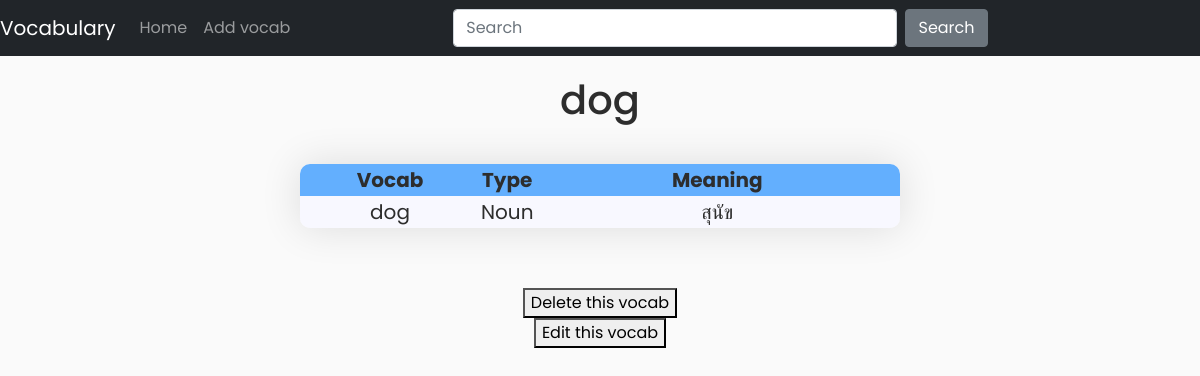
/vocab/2/, run on an earlier commit of the app's database.
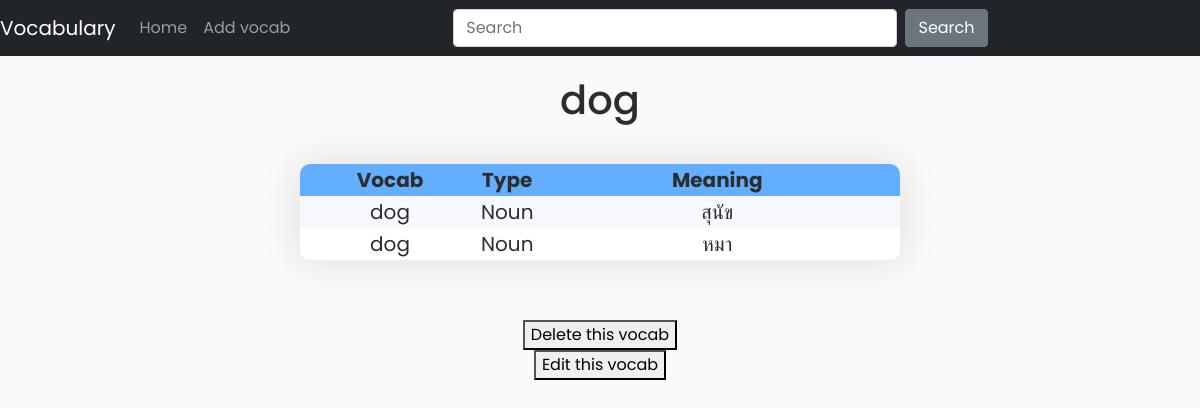
And on a later commit of the database.
### vocab/models.py (models this page shows, shortened)
class Vocab(models.Model):
    vocab_text = models.CharField(max_length=200)
    pub_date = models.DateTimeField('date published', default=timezone.now)
    def get_meaning_type(self):
        meaning_list = list(self.meaning.filter(vocab=self.id))
        return meaning_list

class Mean(models.Model):
    vocab = models.ForeignKey(
        Vocab, related_name='meaning', on_delete=models.CASCADE)
    type = models.CharField(max_length=200)
    means_text = models.CharField(max_length=400)

### vocab/views.py (the view)
# urls.py: path('<int:vocab_id>/', views.detail, name='detail'),
def detail(request, vocab_id): # show detail about that vocab
    word = Vocab.objects.get(pk=vocab_id)
    word_mean = word.get_meaning_type()
    vocab_detail = [{'vocab_text':word.vocab_text, 'vocab_mean':word_mean}]
    return render(request, 'vocab/detail.html', {
        'vocabulary': vocab_detail,
        'vocab': word
    })

### vocab/templates/vocab/detail.html (shortened to what this page needs)
{% extends 'vocab/base.html' %}
{% load static %}
{% block style %}
<link rel="stylesheet" type="text/css" href="{% static 'vocab/css/detail.css' %}">
{% endblock %}
{% block content %}
<nav class="navbar navbar-expand-lg navbar-dark bg-dark">
    <a class="navbar-brand" href="{% url 'vocab:index' %}" data-abc="true">Vocabulary</a>
    <div class="collapse navbar-collapse" id="navbarColor02">
        <ul class="navbar-nav me-5 mb-2 mb-lg-0">
            <li class="nav-item active">
                <a class="nav-link" href="{% url 'vocab:index' %}" data-abc="true">Home</a>
            </li>
            <li class="nav-item">
                <a class="nav-link" href="{% url 'vocab:add' %}" data-abc="true">Add vocab</a>
            </li>
        </ul>
        <form class="d-inline w-50 d-flex" action="{% url 'vocab:search' %}" method="get">
            <input class="form-control me-2" name="search_box" type="search" placeholder="Search" aria-label="Search">
            <button class="btn btn-secondary" type="submit">Search</button>
        </form>
    </div>
</nav>
<h1>{{ vocab.vocab_text }}</h1>
<div class="table-container">
    <table id="temp-table">
        <tr>
            <th class="column1">Vocab</th>
            <th class="column2">Type</th>
            <th class="column3">Meaning</th>
        </tr>
        {% for vocab in vocabulary %}
            {% for v in vocab.vocab_mean %}
                <tr>
                    <td class="column1">{{ vocab.vocab_text }}</td>
                    <td class="column2">{{ v.type }}</td>
                    <td class="column3">{{ v.means_text }}</td></tr>
            {% endfor %}
        {% endfor %}
    </table>
</div>
<div class="delete_vocab">
    <a href="{% url 'vocab:delete' vocab.id %}">
        <button>Delete this vocab</button>
    </a>
</div>
<div class="edit_vocab">
    <a href="{% url 'vocab:edit' vocab.id %}">
        <button>Edit this vocab</button>
    </a>
</div>
{% endblock %}

### vocab/templates/vocab/base.html (shortened to what this page needs)
<!DOCTYPE html>
<html lang="en">
<head>
    <link href="https://cdn.jsdelivr.net/npm/bootstrap@5.0.0-beta2/dist/css/bootstrap.min.css" rel="stylesheet"
>
    <link href="https://maxcdn.bootstrapcdn.com/font-awesome/4.2.0/css/font-awesome.min.css" rel="stylesheet">
    {% block style %}
    {% endblock %}
</head>
<body>
    {% block content %}
    {% endblock %}
</body>
</html>

### vocab/static/vocab/css/detail.css (style rules this page uses)
body { background-color: #fafafa; color:#2D2D2D; margin:0; padding:0; transition: background-color 0.5s ease; font-family: 'Poppins', 'Mitr', sans-serif; }
.navbar form { margin-left: 10%; }
h1 { margin: 20px; text-align: center; }
.table-container { padding-top: 20px; padding-bottom: 5%; }
#temp-table { width: 50%; margin: auto; font-size: 20px; border-radius: 10px; border-collapse: collapse; overflow: hidden; box-shadow: 0 0px 40px 0px rgba(0, 0, 0, 0.12); -moz-box-shadow: 0 0px 40px 0px rgba(0, 0, 0, 0.12); -webkit-box-shadow: 0 0px 40px 0px rgba(0, 0, 0, 0.12); -o-box-shadow: 0 0px 40px 0px rgba(0, 0, 0, 0.12); -ms-box-shadow: 0 0px 40px 0px rgba(0, 0, 0, 0.12); }
#temp-table th { background-color: #63AFFE; }
#temp-table tr { text-align: center; background-color: #fff; }
#temp-table tr:nth-child(even) { background-color:#f8f8ff; }
.column1 { width: 30%; }
.column2 { width: 3%; }
.delete_vocab { text-align: center; }
.edit_vocab { text-align: center; }

What changed in the data, as far as the page shows it:
added Mean: {{ vocab.vocab_text }} "dog", type "Noun", means_text "หมา"
